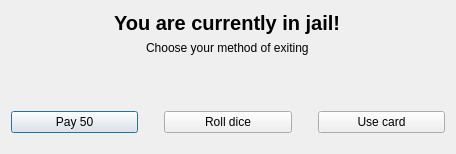
<?xml version="1.0" encoding="UTF-8"?>
<ui version="4.0">
 <class>JailWindow</class>
 <widget class="QDialog" name="JailWindow">
  <property name="geometry">
   <rect>
    <x>0</x>
    <y>0</y>
    <width>456</width>
    <height>154</height>
   </rect>
  </property>
  <property name="windowTitle">
   <string>Dialog</string>
  </property>
  <layout class="QVBoxLayout" name="verticalLayout_4">
   <item alignment="Qt::AlignHCenter|Qt::AlignVCenter">
    <widget class="QLabel" name="label_4">
     <property name="font">
      <font>
       <pointsize>15</pointsize>
       <bold>true</bold>
      </font>
     </property>
     <property name="text">
      <string>You are currently in jail!</string>
     </property>
    </widget>
   </item>
   <item alignment="Qt::AlignHCenter">
    <widget class="QLabel" name="label">
     <property name="text">
      <string>Choose your method of exiting</string>
     </property>
    </widget>
   </item>
   <item>
    <spacer name="verticalSpacer_3">
     <property name="orientation">
      <enum>Qt::Vertical</enum>
     </property>
     <property name="sizeHint" stdset="0">
      <size>
       <width>20</width>
       <height>21</height>
      </size>
     </property>
    </spacer>
   </item>
   <item>
    <layout class="QHBoxLayout" name="horizontalLayout">
     <item>
      <layout class="QVBoxLayout" name="verticalLayout">
       <item>
        <widget class="QPushButton" name="pay50Button">
         <property name="text">
          <string>Pay 50</string>
         </property>
        </widget>
       </item>
      </layout>
     </item>
     <item>
      <spacer name="verticalSpacer">
       <property name="orientation">
        <enum>Qt::Vertical</enum>
       </property>
       <property name="sizeHint" stdset="0">
        <size>
         <width>20</width>
         <height>40</height>
        </size>
       </property>
      </spacer>
     </item>
     <item>
      <layout class="QVBoxLayout" name="verticalLayout_2">
       <item>
        <widget class="QPushButton" name="rollDiceButton">
         <property name="text">
          <string>Roll dice</string>
         </property>
        </widget>
       </item>
      </layout>
     </item>
     <item>
      <spacer name="verticalSpacer_2">
       <property name="orientation">
        <enum>Qt::Vertical</enum>
       </property>
       <property name="sizeHint" stdset="0">
        <size>
         <width>20</width>
         <height>40</height>
        </size>
       </property>
      </spacer>
     </item>
     <item>
      <layout class="QVBoxLayout" name="verticalLayout_3">
       <item>
        <widget class="QPushButton" name="useCardButton">
         <property name="text">
          <string>Use card</string>
         </property>
        </widget>
       </item>
      </layout>
     </item>
    </layout>
   </item>
  </layout>
 </widget>
 <resources/>
 <connections/>
</ui>
